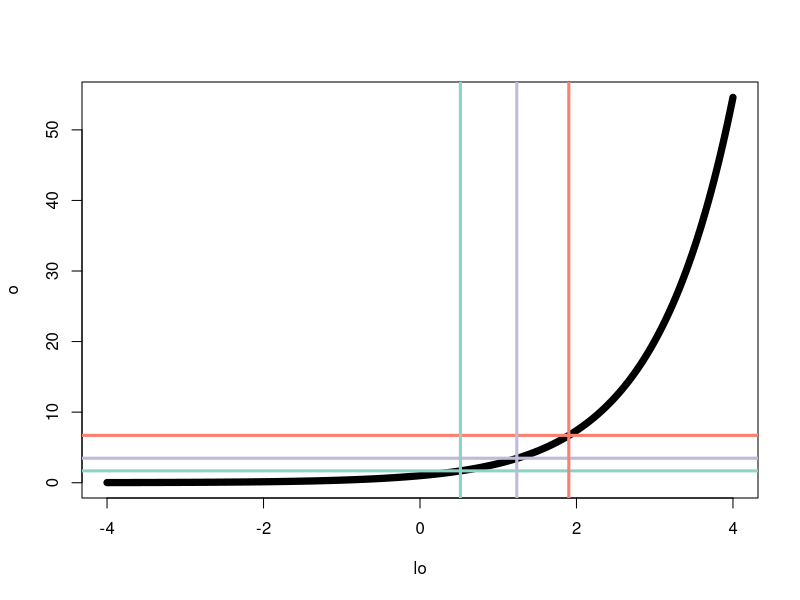
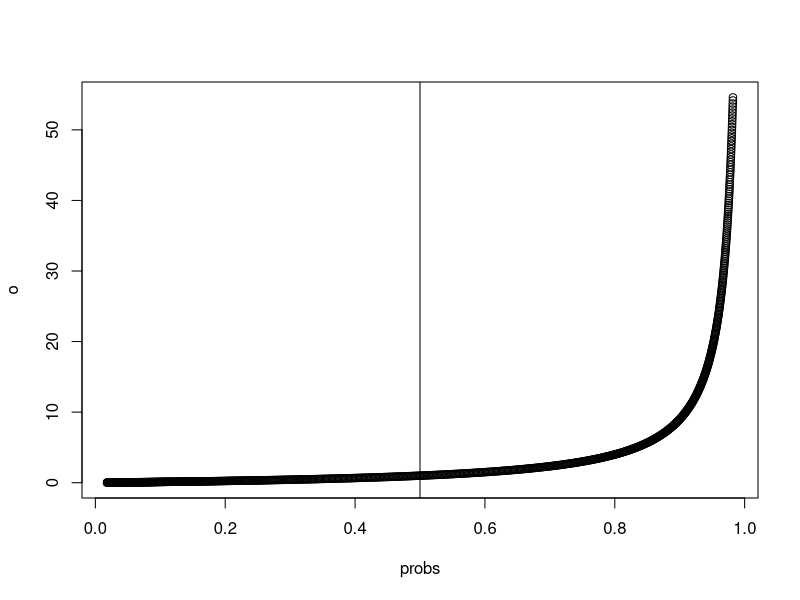

Reproduce these figures in R, in order.
rm(list = ls())
library(gridExtra)
library(gridGraphics)
library(RColorBrewer)

set.seed(42)

log.odds <- function(p){
  log(p / (1-p))
}
odds <- function(p){
  p / (1- p)
}
p <- function(lo){
  exp(lo) / (1 + exp(lo))
}

n <- 1e3
scale <- 3 
my_colors <- RColorBrewer::brewer.pal(6, "Set3")[1:6]


dist_c <- rnorm(n, mean = 0, sd = 2)
dist_neg1 <- rnorm(n, mean = -.5, sd = 2)
dist_neg2 <- rnorm(n, mean = -1, sd = 2)
dist_neg3 <- rnorm(n, mean = -1.5, sd = 2)
dist_pos1 <- rnorm(n, mean = .5, sd = 2)
dist_pos2 <- rnorm(n, mean = 1, sd = 2)


png("C:\\Users\\Sean\\OneDrive - McMaster University\\LIVELab\\Social_Drumming\\Manuscript\\log_odds_priors.png", width = 480*scale, height = 480*scale, res = 72*scale)
plot(NULL, xlim = c(-7,7), ylim = c(0, .3), xlab = "Log-Odds", ylab = "Density", main = "Priors: Log-Odds Scale")
lines(density(dist_neg3), col = my_colors[1], lwd = 5)
lines(density(dist_neg2), col = my_colors[2], lwd = 5)
lines(density(dist_neg1), col = my_colors[3], lwd = 5)
lines(density(dist_c), col = my_colors[4], lwd = 5)
lines(density(dist_pos1), col = my_colors[5], lwd = 5)
lines(density(dist_pos2), col = my_colors[6], lwd = 5)
dev.off()

priors <- seq(-1.5, 1, .5)
p(priors)

intercepts <- c(-1.93, -1.3, -.73, .3, 1.67)
p(intercepts)
ps <- diff(c(0, p(intercepts)))


png("C:\\Users\\Sean\\OneDrive - McMaster University\\LIVELab\\Social_Drumming\\Manuscript\\probability_priors.png", width = 480*scale, height = 480*scale, res = 72*scale)
plot(NULL, xlim = c(0,1), ylim = c(0, 3), xlab = "Probability", ylab = "Density", main = "Priors: Probability Scale")
lines(density(p(dist_neg3)), col = my_colors[1], lwd = 5)
lines(density(p(dist_neg2)), col = my_colors[2], lwd = 5)
lines(density(p(dist_neg1)), col = my_colors[3], lwd = 5)
lines(density(p(dist_c)), col = my_colors[4], lwd = 5)
lines(density(p(dist_pos1)), col = my_colors[5], lwd = 5)
lines(density(p(dist_pos2)), col = my_colors[6], lwd = 5)
dev.off()



lo <- seq(-4, 4, length.out = 1000)
probs <- p(lo)
o <- odds(probs)

png("C:\\Users\\Sean\\OneDrive - McMaster University\\LIVELab\\Social_Drumming\\Manuscript\\probability_logodds.png", width = 480*scale, height = 480*scale, res = 72*scale)
plot(probs, lo, type = "l", lwd = 4, xlab = "Probability", ylab = "Log-Odds", main = "Log-Odds vs. Probability")
abline(a = 0, b = 0, lty = 2)
abline(v = .5, lty = 2)
dev.off()

s <- 1.68
m <- 3.47
l <- 6.71

s.lo <- lo[n - sum(o >= s)]
m.lo <- lo[n - sum(o >= m)]
l.lo <- lo[n - sum(o >= l)]


plot(lo, o, type = "l", lwd = 7)
abline(h = s, col = my_colors[1], lwd = 3)
abline(h = m, col = my_colors[3], lwd = 3)
abline(h = l, col = my_colors[4], lwd = 3)
abline(v = lo[n - sum(o >= s)], col = my_colors[1], lwd = 3)
abline(v = lo[n - sum(o >= m)], col = my_colors[3], lwd = 3)
abline(v = lo[n - sum(o >= l)], col = my_colors[4], lwd = 3)





plot(probs, o)
abline(v = .5)

set.seed(42)
beta_prior <- rnorm(n, mean = 0, sd = 2)

png("C:\\Users\\Sean\\OneDrive - McMaster University\\LIVELab\\Social_Drumming\\Manuscript\\beta_log_odds_prior.png", width = 480*scale, height = 480*scale, res = 72*scale)
plot(NULL, xlim = c(-6,6), ylim = c(0, .2), xlab = "Log-Odds", ylab = "Density", main = "Priors: Log-Odds Scale")
lines(density(beta_prior), col = my_colors[4], lwd = 5)
abline(v = s.lo, lty = 2)
abline(v = s.lo * -1, lty = 2)
abline(v = m.lo, lty = 4)
abline(v = m.lo * -1, lty = 4)
abline(v = l.lo, lty = 6)
abline(v = l.lo * -1, lty = 6)
text(.5, 0, "Small Effect")
text(1.4, .025, "Medium Effect")
text(1.9, .05, "Large Effect")
dev.off()

diff(pnorm(c(-1.9, 1.9), sd = 1))


set.seed(42)
beta_prior <- rnorm(n, mean = 0, sd = 3)

diff(pnorm(c(-1.9, 1.9), sd = 3))
